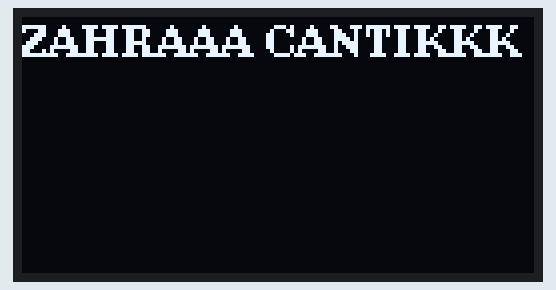
A sketch run on a simulated ESP8266 (NodeMCU). On the bench: 128×64 one-colour display.

Above: at 0.1 s.

The sketch:

teslcd.ino
```cpp
#include <Wire.h>
#include <U8g2lib.h>

// Inisialisasi untuk OLED 128x64 menggunakan I2C
U8G2_SSD1306_128X64_NONAME_F_HW_I2C u8g2(U8G2_R0, /* reset=*/ U8X8_PIN_NONE, /* clock=*/ D1, /* data=*/ D2);

void setup(void) {
  // Memulai komunikasi I2C
  u8g2.begin();
}

void loop(void) {
  u8g2.clearBuffer();                // Menghapus buffer
  u8g2.setFont(u8g2_font_ncenB08_tr); // Mengatur font
  u8g2.drawStr(0, 10, "ZAHRAAA CANTIKKK");  // Menulis teks di buffer
  u8g2.sendBuffer();                // Mengirim buffer ke OLED
  delay(1000);                      // Tunggu selama 1 detik
}
```
